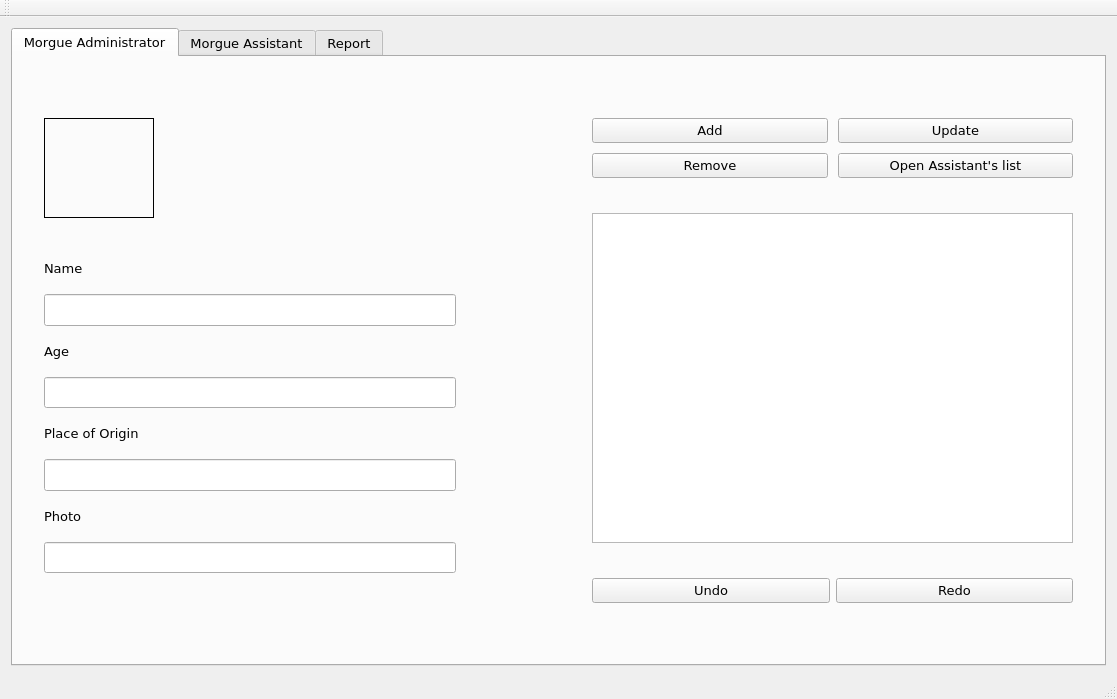
<?xml version="1.0" encoding="UTF-8"?>
<ui version="4.0">
 <class>Lab12Class</class>
 <widget class="QMainWindow" name="Lab12Class">
  <property name="geometry">
   <rect>
    <x>0</x>
    <y>0</y>
    <width>1117</width>
    <height>699</height>
   </rect>
  </property>
  <property name="windowTitle">
   <string>Lab12</string>
  </property>
  <widget class="QWidget" name="centralWidget">
   <layout class="QVBoxLayout" name="verticalLayout">
    <item>
     <widget class="QTabWidget" name="tab">
      <property name="font">
       <font>
        <family>DejaVu Sans</family>
        <pointsize>10</pointsize>
       </font>
      </property>
      <property name="currentIndex">
       <number>0</number>
      </property>
      <widget class="QWidget" name="MorgueAdministrator">
       <attribute name="title">
        <string>Morgue Administrator</string>
       </attribute>
       <layout class="QHBoxLayout" name="horizontalLayout_5">
        <item>
         <layout class="QVBoxLayout" name="verticalLayout_4">
          <property name="spacing">
           <number>35</number>
          </property>
          <property name="sizeConstraint">
           <enum>QLayout::SetDefaultConstraint</enum>
          </property>
          <property name="leftMargin">
           <number>20</number>
          </property>
          <property name="topMargin">
           <number>50</number>
          </property>
          <property name="rightMargin">
           <number>100</number>
          </property>
          <property name="bottomMargin">
           <number>80</number>
          </property>
          <item>
           <widget class="QLabel" name="actualPhotograph">
            <property name="sizePolicy">
             <sizepolicy hsizetype="Fixed" vsizetype="Fixed">
              <horstretch>0</horstretch>
              <verstretch>0</verstretch>
             </sizepolicy>
            </property>
            <property name="maximumSize">
             <size>
              <width>110</width>
              <height>100</height>
             </size>
            </property>
            <property name="frameShape">
             <enum>QFrame::Box</enum>
            </property>
            <property name="text">
             <string/>
            </property>
            <property name="scaledContents">
             <bool>true</bool>
            </property>
           </widget>
          </item>
          <item>
           <layout class="QVBoxLayout" name="verticalLayout_3">
            <property name="spacing">
             <number>10</number>
            </property>
            <item>
             <widget class="QLabel" name="label_2">
              <property name="text">
               <string>Name</string>
              </property>
             </widget>
            </item>
            <item>
             <widget class="QLineEdit" name="name">
              <property name="minimumSize">
               <size>
                <width>0</width>
                <height>0</height>
               </size>
              </property>
              <property name="maximumSize">
               <size>
                <width>1000</width>
                <height>40</height>
               </size>
              </property>
              <property name="baseSize">
               <size>
                <width>0</width>
                <height>0</height>
               </size>
              </property>
             </widget>
            </item>
            <item>
             <widget class="QLabel" name="label_3">
              <property name="text">
               <string>Age</string>
              </property>
             </widget>
            </item>
            <item>
             <widget class="QLineEdit" name="age">
              <property name="maximumSize">
               <size>
                <width>1000</width>
                <height>40</height>
               </size>
              </property>
             </widget>
            </item>
            <item>
             <widget class="QLabel" name="label_4">
              <property name="text">
               <string>Place of Origin</string>
              </property>
             </widget>
            </item>
            <item>
             <widget class="QLineEdit" name="placeOfOrigin">
              <property name="maximumSize">
               <size>
                <width>1000</width>
                <height>40</height>
               </size>
              </property>
             </widget>
            </item>
            <item>
             <widget class="QLabel" name="label_5">
              <property name="text">
               <string>Photo</string>
              </property>
             </widget>
            </item>
            <item>
             <widget class="QLineEdit" name="photograph">
              <property name="maximumSize">
               <size>
                <width>1000</width>
                <height>40</height>
               </size>
              </property>
             </widget>
            </item>
           </layout>
          </item>
         </layout>
        </item>
        <item>
         <layout class="QVBoxLayout" name="verticalLayout_2">
          <property name="spacing">
           <number>35</number>
          </property>
          <property name="leftMargin">
           <number>30</number>
          </property>
          <property name="topMargin">
           <number>50</number>
          </property>
          <property name="rightMargin">
           <number>20</number>
          </property>
          <property name="bottomMargin">
           <number>50</number>
          </property>
          <item>
           <layout class="QGridLayout" name="gridLayout">
            <property name="spacing">
             <number>10</number>
            </property>
            <item row="1" column="0">
             <widget class="QPushButton" name="removeButton">
              <property name="text">
               <string>Remove</string>
              </property>
             </widget>
            </item>
            <item row="0" column="1">
             <widget class="QPushButton" name="updateButton">
              <property name="text">
               <string>Update</string>
              </property>
             </widget>
            </item>
            <item row="0" column="0">
             <widget class="QPushButton" name="addButton">
              <property name="text">
               <string>Add</string>
              </property>
             </widget>
            </item>
            <item row="1" column="1">
             <widget class="QPushButton" name="mylistButton">
              <property name="text">
               <string>Open Assistant's list</string>
              </property>
             </widget>
            </item>
           </layout>
          </item>
          <item>
           <widget class="QListWidget" name="listOfVictims">
            <property name="font">
             <font>
              <family>DejaVu Sans</family>
              <pointsize>10</pointsize>
             </font>
            </property>
           </widget>
          </item>
          <item>
           <layout class="QHBoxLayout" name="horizontalLayout">
            <item>
             <widget class="QPushButton" name="undoRepoButton">
              <property name="text">
               <string>Undo</string>
              </property>
              <property name="shortcut">
               <string>Ctrl+Z</string>
              </property>
             </widget>
            </item>
            <item>
             <widget class="QPushButton" name="redoRepoButton">
              <property name="text">
               <string>Redo</string>
              </property>
              <property name="shortcut">
               <string>Ctrl+Y</string>
              </property>
             </widget>
            </item>
           </layout>
          </item>
         </layout>
        </item>
       </layout>
      </widget>
      <widget class="QWidget" name="MorgueAssistant">
       <attribute name="title">
        <string>Morgue Assistant</string>
       </attribute>
       <layout class="QHBoxLayout" name="horizontalLayout_6">
        <item>
         <layout class="QVBoxLayout" name="verticalLayout_7">
          <property name="spacing">
           <number>30</number>
          </property>
          <property name="sizeConstraint">
           <enum>QLayout::SetDefaultConstraint</enum>
          </property>
          <property name="leftMargin">
           <number>20</number>
          </property>
          <property name="topMargin">
           <number>20</number>
          </property>
          <property name="rightMargin">
           <number>100</number>
          </property>
          <property name="bottomMargin">
           <number>20</number>
          </property>
          <item>
           <widget class="QLabel" name="label_14">
            <property name="sizePolicy">
             <sizepolicy hsizetype="Fixed" vsizetype="Fixed">
              <horstretch>0</horstretch>
              <verstretch>0</verstretch>
             </sizepolicy>
            </property>
            <property name="text">
             <string>Existing Victim</string>
            </property>
           </widget>
          </item>
          <item>
           <widget class="QLabel" name="actualPhotograph2">
            <property name="sizePolicy">
             <sizepolicy hsizetype="Fixed" vsizetype="Fixed">
              <horstretch>0</horstretch>
              <verstretch>0</verstretch>
             </sizepolicy>
            </property>
            <property name="minimumSize">
             <size>
              <width>110</width>
              <height>100</height>
             </size>
            </property>
            <property name="maximumSize">
             <size>
              <width>110</width>
              <height>100</height>
             </size>
            </property>
            <property name="frameShape">
             <enum>QFrame::Box</enum>
            </property>
            <property name="text">
             <string/>
            </property>
            <property name="scaledContents">
             <bool>true</bool>
            </property>
           </widget>
          </item>
          <item>
           <layout class="QVBoxLayout" name="verticalLayout_6">
            <property name="spacing">
             <number>10</number>
            </property>
            <item>
             <widget class="QLabel" name="label_6">
              <property name="text">
               <string>Name</string>
              </property>
             </widget>
            </item>
            <item>
             <widget class="QLineEdit" name="name2">
              <property name="sizePolicy">
               <sizepolicy hsizetype="Expanding" vsizetype="Fixed">
                <horstretch>0</horstretch>
                <verstretch>0</verstretch>
               </sizepolicy>
              </property>
              <property name="minimumSize">
               <size>
                <width>0</width>
                <height>30</height>
               </size>
              </property>
              <property name="maximumSize">
               <size>
                <width>1000</width>
                <height>40</height>
               </size>
              </property>
             </widget>
            </item>
            <item>
             <widget class="QLabel" name="label_7">
              <property name="text">
               <string>Age</string>
              </property>
             </widget>
            </item>
            <item>
             <widget class="QLineEdit" name="age2">
              <property name="minimumSize">
               <size>
                <width>0</width>
                <height>30</height>
               </size>
              </property>
              <property name="maximumSize">
               <size>
                <width>1000</width>
                <height>40</height>
               </size>
              </property>
             </widget>
            </item>
            <item>
             <widget class="QLabel" name="label_8">
              <property name="text">
               <string>Place of Origin</string>
              </property>
             </widget>
            </item>
            <item>
             <widget class="QLineEdit" name="placeOfOrigin2">
              <property name="minimumSize">
               <size>
                <width>0</width>
                <height>30</height>
               </size>
              </property>
              <property name="maximumSize">
               <size>
                <width>1000</width>
                <height>40</height>
               </size>
              </property>
             </widget>
            </item>
            <item>
             <widget class="QLabel" name="label_9">
              <property name="text">
               <string>Photo</string>
              </property>
             </widget>
            </item>
            <item>
             <widget class="QLineEdit" name="photograph2">
              <property name="minimumSize">
               <size>
                <width>0</width>
                <height>30</height>
               </size>
              </property>
              <property name="maximumSize">
               <size>
                <width>1000</width>
                <height>40</height>
               </size>
              </property>
             </widget>
            </item>
           </layout>
          </item>
          <item>
           <layout class="QHBoxLayout" name="horizontalLayout_2">
            <item>
             <widget class="QPushButton" name="saveButton">
              <property name="text">
               <string>Save</string>
              </property>
             </widget>
            </item>
            <item>
             <widget class="QPushButton" name="nextButton">
              <property name="text">
               <string>Next</string>
              </property>
             </widget>
            </item>
           </layout>
          </item>
         </layout>
        </item>
        <item>
         <layout class="QVBoxLayout" name="verticalLayout_10">
          <item>
           <layout class="QVBoxLayout" name="verticalLayout_9">
            <item>
             <layout class="QFormLayout" name="formLayout_2">
              <property name="horizontalSpacing">
               <number>200</number>
              </property>
              <item row="0" column="0">
               <widget class="QLabel" name="label_10">
                <property name="text">
                 <string>Saved Victims</string>
                </property>
               </widget>
              </item>
              <item row="0" column="1">
               <widget class="QPushButton" name="openButton">
                <property name="text">
                 <string>Open</string>
                </property>
               </widget>
              </item>
             </layout>
            </item>
            <item>
             <layout class="QHBoxLayout" name="horizontalLayout_4">
              <item>
               <widget class="QPushButton" name="undoMylistButton">
                <property name="text">
                 <string>Undo</string>
                </property>
                <property name="shortcut">
                 <string>Ctrl+Z</string>
                </property>
               </widget>
              </item>
              <item>
               <widget class="QPushButton" name="redoMylistButton">
                <property name="text">
                 <string>Redo</string>
                </property>
                <property name="shortcut">
                 <string>Ctrl+Y</string>
                </property>
               </widget>
              </item>
             </layout>
            </item>
            <item>
             <widget class="QTableWidget" name="tableWidget">
              <property name="enabled">
               <bool>true</bool>
              </property>
              <property name="font">
               <font>
                <family>DejaVu Sans</family>
               </font>
              </property>
              <property name="editTriggers">
               <set>QAbstractItemView::NoEditTriggers</set>
              </property>
              <column>
               <property name="text">
                <string>Name</string>
               </property>
              </column>
              <column>
               <property name="text">
                <string>Age</string>
               </property>
              </column>
              <column>
               <property name="text">
                <string>Place of Origin</string>
               </property>
              </column>
              <column>
               <property name="text">
                <string>Photo</string>
               </property>
              </column>
             </widget>
            </item>
           </layout>
          </item>
          <item>
           <layout class="QVBoxLayout" name="verticalLayout_8">
            <property name="spacing">
             <number>5</number>
            </property>
            <item>
             <layout class="QHBoxLayout" name="horizontalLayout_3">
              <property name="spacing">
               <number>100</number>
              </property>
              <item>
               <widget class="QLabel" name="label_11">
                <property name="text">
                 <string>Filtered Victims</string>
                </property>
               </widget>
              </item>
              <item>
               <widget class="QPushButton" name="filterButton">
                <property name="text">
                 <string>Filter</string>
                </property>
               </widget>
              </item>
             </layout>
            </item>
            <item>
             <layout class="QFormLayout" name="formLayout">
              <item row="0" column="0">
               <widget class="QLabel" name="label_12">
                <property name="text">
                 <string>Place of Origin</string>
                </property>
               </widget>
              </item>
              <item row="0" column="1">
               <widget class="QLineEdit" name="placeOfOrigin3">
                <property name="minimumSize">
                 <size>
                  <width>0</width>
                  <height>30</height>
                 </size>
                </property>
                <property name="maximumSize">
                 <size>
                  <width>1000</width>
                  <height>40</height>
                 </size>
                </property>
               </widget>
              </item>
              <item row="1" column="0">
               <widget class="QLabel" name="label_13">
                <property name="text">
                 <string>Age</string>
                </property>
               </widget>
              </item>
              <item row="1" column="1">
               <widget class="QLineEdit" name="age3">
                <property name="minimumSize">
                 <size>
                  <width>0</width>
                  <height>30</height>
                 </size>
                </property>
                <property name="maximumSize">
                 <size>
                  <width>1000</width>
                  <height>40</height>
                 </size>
                </property>
               </widget>
              </item>
             </layout>
            </item>
            <item>
             <widget class="QListWidget" name="filteredVictims">
              <property name="font">
               <font>
                <family>DejaVu Sans</family>
                <pointsize>10</pointsize>
               </font>
              </property>
             </widget>
            </item>
           </layout>
          </item>
         </layout>
        </item>
       </layout>
      </widget>
      <widget class="QWidget" name="BarChart">
       <attribute name="title">
        <string>Report</string>
       </attribute>
       <layout class="QVBoxLayout" name="verticalLayout_5"/>
      </widget>
     </widget>
    </item>
   </layout>
  </widget>
  <widget class="QMenuBar" name="menuBar">
   <property name="geometry">
    <rect>
     <x>0</x>
     <y>0</y>
     <width>1117</width>
     <height>26</height>
    </rect>
   </property>
  </widget>
  <widget class="QToolBar" name="mainToolBar">
   <attribute name="toolBarArea">
    <enum>TopToolBarArea</enum>
   </attribute>
   <attribute name="toolBarBreak">
    <bool>false</bool>
   </attribute>
  </widget>
  <widget class="QStatusBar" name="statusBar"/>
 </widget>
 <layoutdefault spacing="6" margin="11"/>
 <resources>
  <include location="Lab12.qrc"/>
 </resources>
 <connections/>
</ui>
